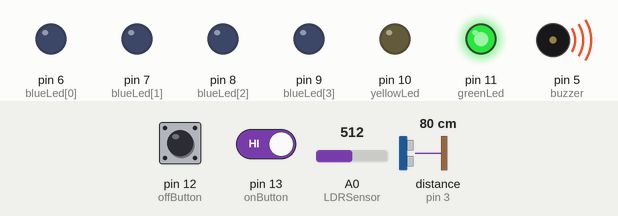
The sketch below on a simulated Arduino Uno, built with avr-gcc and run on an emulated ATmega328P. Shown: output pins drawn as LEDs (lit = HIGH), buzzer (waves = sounding). Wiring (inferred from the names in the program): ultrasonic range finder: trigger pin 4; echo pin 3. The test bench sets the inputs (shaded band); at power-on: pin 12 (offButton) LOW, distance to the obstacle (sensor on pin 3) 80 cm, pin 13 (onButton) HIGH, A0 (LDRSensor) = 512. The echo pulse lasts 58.3 µs per cm; pins used as bus, display or sensor lines are not drawn.

Above: at 0.9 s.
2.7 s: pin 12 (offButton) pulled HIGH for 1.1 s
6.2 s: distance to the obstacle (sensor on pin 3) set to 250 cm
At 7.28 s:
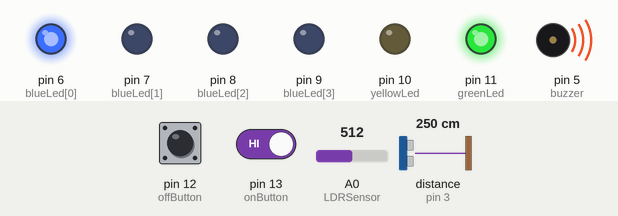
9.7 s: distance to the obstacle (sensor on pin 3) set to 2 cm
13.2 s: pin 12 (offButton) driven HIGH and pin 13 (onButton) driven LOW
At 14.8 s:
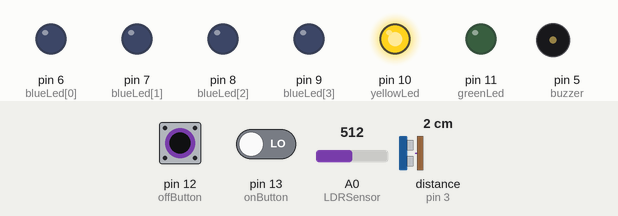
Timing chart, 0 to 16.3 s (numbered marks = the images above; inputs shaded):
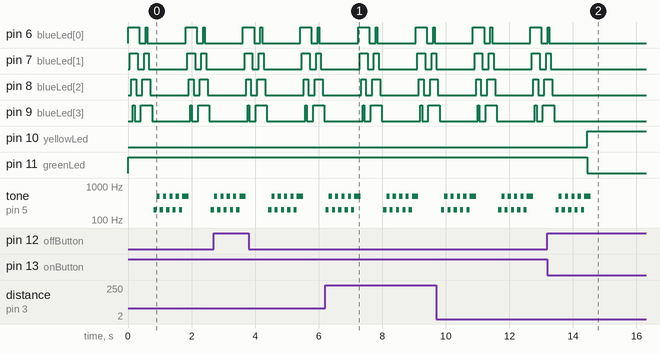

Measured:
- after the input at 13.2 s, pin 6 (blueLed[0]), pin 7 (blueLed[1]): goes on until 13.3 s, then stays LOW; pin 8 (blueLed[2]), pin 9 (blueLed[3]): goes on until 13.4 s, then stays LOW; pin 10 (yellowLed): LOW → HIGH after 1.3 s; pin 11 (greenLed): HIGH → LOW after 1.3 s; tone on pin 5 (buzzer): goes on until 14.6 s, then stays silent
- by itself, tone on pin 5 (buzzer): plays 200 Hz for 0.10 s, 500 Hz for 0.10 s, 200 Hz for 0.10 s, 500 Hz for 0.10 s, 200 Hz for 0.10 s, 500 Hz for 0.10 s … (20 notes in this stretch)

The sketch:

Alarm_Code.ino
```cpp
// Gustavo A. Furlan - RA: 2576
// Sistemas Embarcados - 2022/2
// Trabalho pratico do 2 Bimestre
// Prof. Me. Camila Galo

// Componentes Analogicos
int LDRSensor = A0;

// Componentes Digitais
int pirSensor = 2;
int ultrassonicEcho = 3;
int ultrassonicTrigger = 4;
int buzzer = 5;
int blueLed[4] = {6, 7, 8, 9};
int yellowLed = 10;
int greenLed = 11;
int offButton = 12;
int onButton = 13;

// Variaveis de apoio
bool isOn = 0;
unsigned long duration = 0;
float distance = 0;

void setup() { // Setup de entradas e saidas
  pinMode(buzzer, OUTPUT);
  pinMode(blueLed[0], OUTPUT);
  pinMode(blueLed[1], OUTPUT);
  pinMode(blueLed[2], OUTPUT);
  pinMode(blueLed[3], OUTPUT);
  pinMode(yellowLed, OUTPUT);
  pinMode(greenLed, OUTPUT);
  pinMode(ultrassonicTrigger, OUTPUT);

  pinMode(ultrassonicEcho, INPUT);
  pinMode(offButton, INPUT);
  pinMode(onButton, INPUT);
  pinMode(pirSensor, INPUT);

  Serial.begin(9600);
}

void loop() { // Função ciclica principal
  isOn = digitalRead(onButton) ? !isOn : isOn; // verifica se o sistema deve ficar online
  if (!isOn) return; // se não estiver online, retorna sem executar o resto do codigo
  SetModeOn(); // chama func de setar os LEDs de estado para o modo online.
  if (!ProximityDetected() && !LightDetected() && !PresenceDetected()) return; // verifica sensores
  FlashLeds(); // pisca os leds simbolizando alarme disparado
  PlayAlertSound(); // ativa o buzzer para tocar som de alarme disparado
  isOn = digitalRead(offButton) ? !isOn : isOn; // verifica se o botão off
  if (!isOn) SetModeOff(); // se o sistema estiver offline, configura os leds de estado
}

void SetModeOn() { // Configura LEDs de estado para modo ON
  digitalWrite(yellowLed, LOW);
  digitalWrite(greenLed, HIGH);
}

void SetModeOff() { // Configura LEDs de estado para modo OFF
  digitalWrite(yellowLed, HIGH);
  digitalWrite(greenLed, LOW);
}

void PlayAlertSound() { // Toca som de alerta pelo Buzzer
  for (int i = 0; i < 5; i++) {
    tone(buzzer, 200, 200);
    delay(100);
    tone(buzzer, 500, 200);
    delay(100);
  }
}

void FlashLeds() { // Pisca os 4 LEDs de alerta
  for (int i = 0; i < 4; i++) {
    digitalWrite(blueLed[i], HIGH);
    delay(50);
  }

  for (int i = 3; i >= 0; i--) {
    digitalWrite(blueLed[i], LOW);
    delay(50);
  }

  for (int i = 3; i >= 0; i--) {
    digitalWrite(blueLed[i], HIGH);
    delay(50);
  }

  for (int i = 0; i < 4; i++) {
    digitalWrite(blueLed[i], LOW);
    delay(50);
  }
}

bool ProximityDetected() { // Sensor de distancia ultrassonico
  digitalWrite(ultrassonicTrigger, HIGH);
  delayMicroseconds(10);
  digitalWrite(ultrassonicTrigger, LOW);
  duration = pulseIn(ultrassonicEcho, HIGH);
  distance = ((float)duration / 2.0f) / 29.1f;
  return (distance < 22) ? true : false;
}

bool LightDetected() { // Sensor de Luminosidade (LDR)
  return analogRead(LDRSensor) > 10 ? true : false;
}

bool PresenceDetected() { // Sensor de Presença (PIR)
  return digitalRead(pirSensor) ? true : false;
}
```
